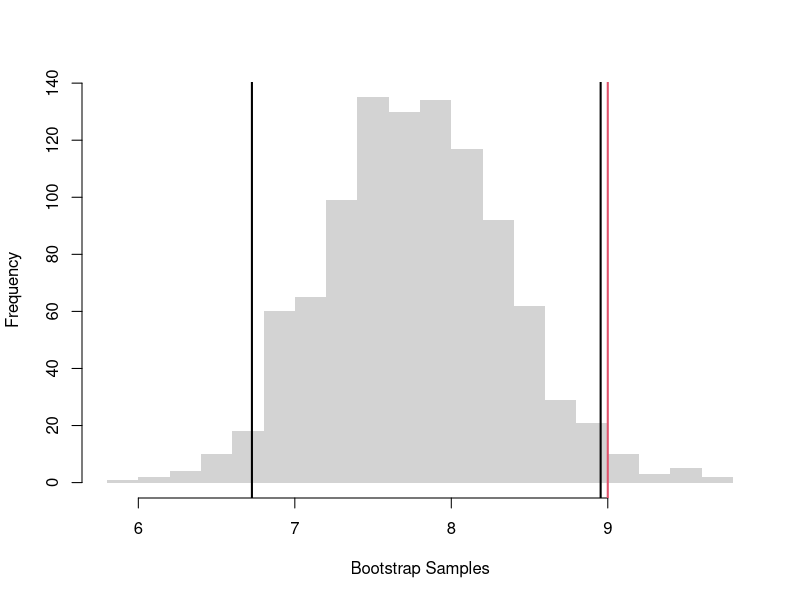
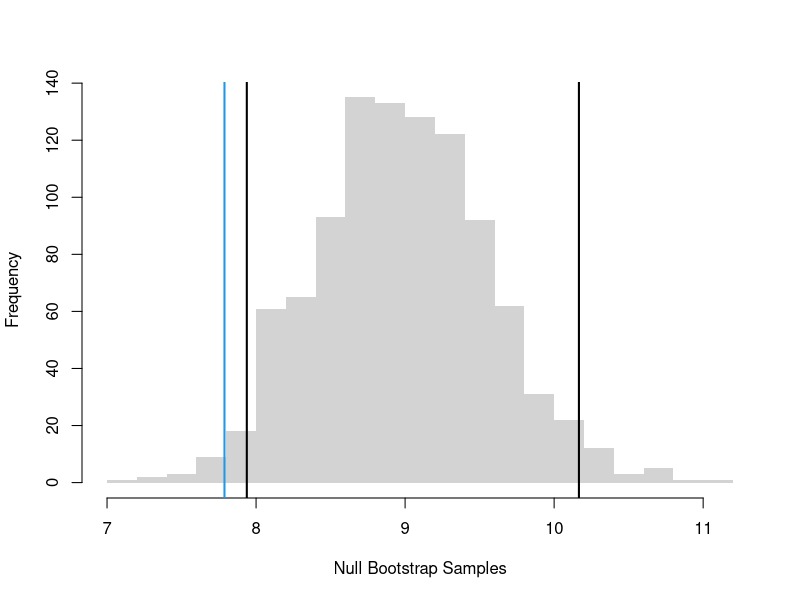
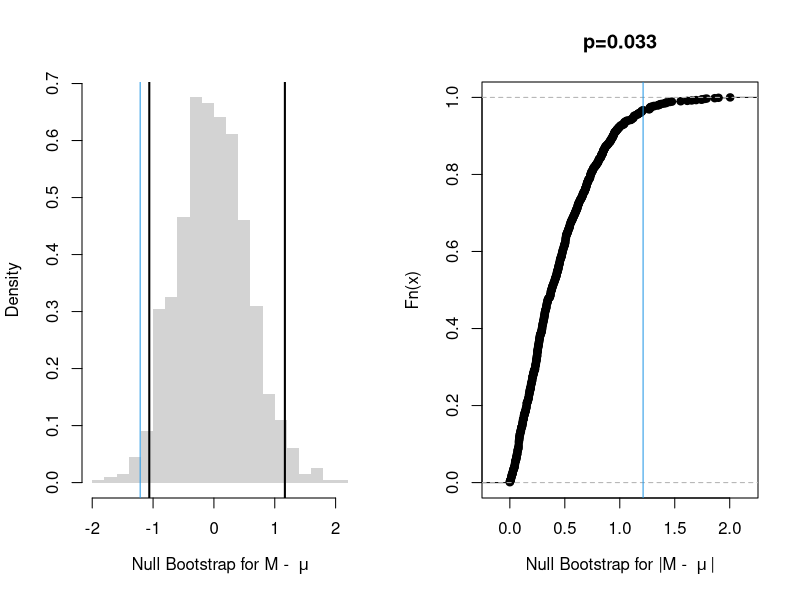
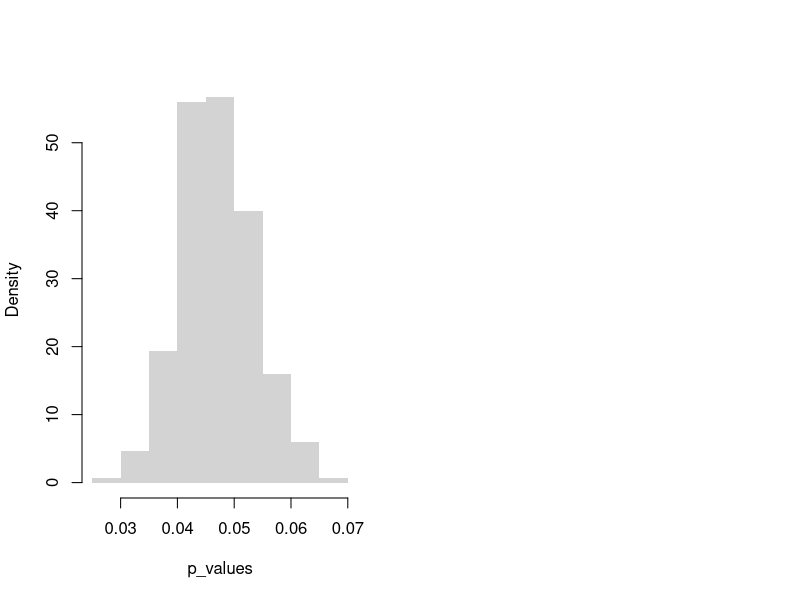
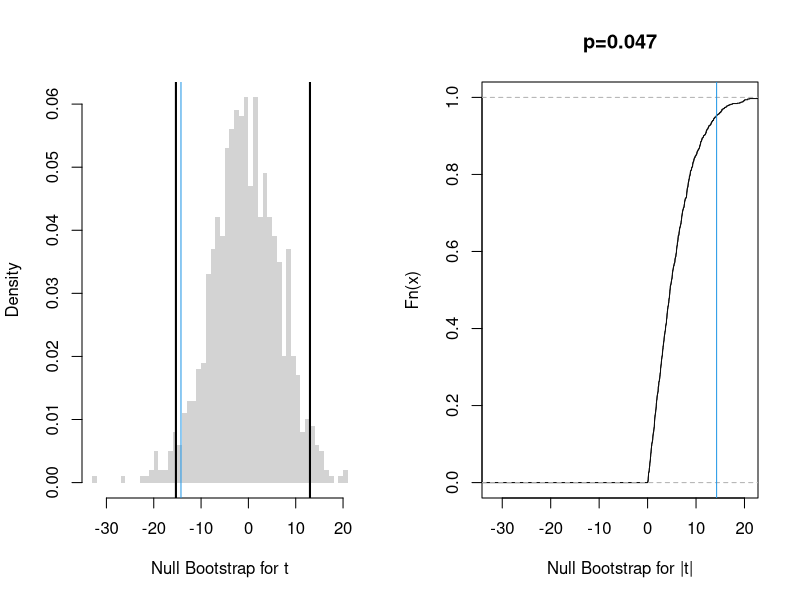
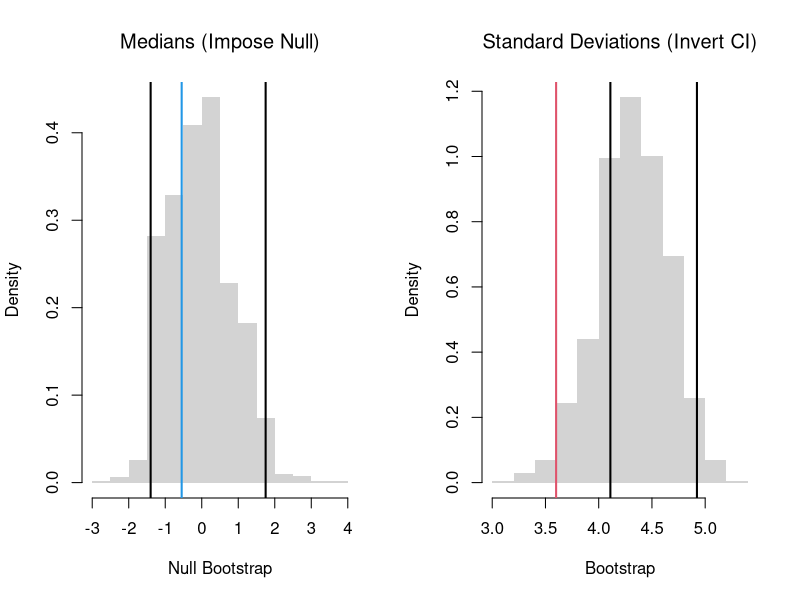
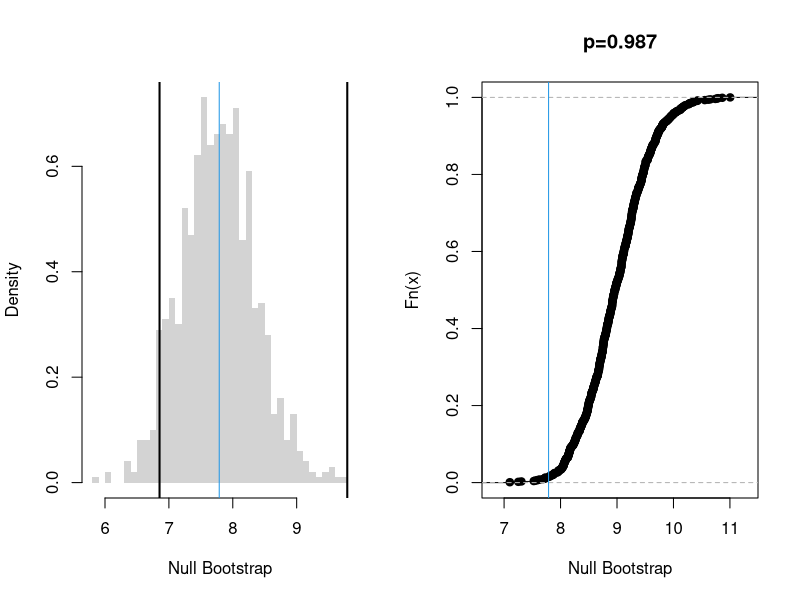

Recreate these plots in R, in order.
## ---- chunk 1
sample_dat <- USArrests[,'Murder']
sample_mean <- mean(sample_dat)

set.seed(1) # to be replicable
bootstrap_means <- vector(length=999)
for(b in seq_along(bootstrap_means)){
    dat_b <- sample(sample_dat, replace=T) 
    mean_b <- mean(dat_b)
    bootstrap_means[b] <- mean_b
}
hist(bootstrap_means, breaks=25,
    border=NA,
    main='',
    xlab='Bootstrap Samples')
# CI
ci_95 <- quantile(bootstrap_means, probs=c(.025, .975))
abline(v=ci_95, lwd=2)
# H0: mean=9
abline(v=9, col=2, lwd=2)
## ---- chunk 2
sample_dat <- USArrests[,'Murder']
sample_mean <- mean(sample_dat)

# Bootstrap NULL: mean=9
# Bootstrap shift: center each bootstrap resample so that the distribution satisfies the null hypothesis on average.
set.seed(1)
mu <- 9
bootstrap_means_null <- vector(length=999)
for(b in seq_along(bootstrap_means_null)){
    dat_b <- sample(sample_dat, replace=T) 
    mean_b <- mean(dat_b) + (mu - sample_mean) # impose the null via Bootstrap shift
    bootstrap_means_null[b] <- mean_b
}
hist(bootstrap_means_null, breaks=25, border=NA,
    main='',
    xlab='Null Bootstrap Samples')
ci_95 <- quantile(bootstrap_means_null, probs=c(.025, .975)) # critical region
abline(v=ci_95, lwd=2)
abline(v=sample_mean, lwd=2, col=4)
## ---- chunk 3
# Two-Sided Test, ALTERNATIVE: mean < 9 or mean >9
mu <- 9

# Visualize Two Sided Prob. & reject region boundary
par(mfrow=c(1,2))
hist(bootstrap_means_null-mu,
    freq=F, breaks=20,
    border=NA,
    main='',
    xlab=expression('Null Bootstrap for M - '~mu))
abline(v=sample_mean-mu, col=4)
ci_95 <- quantile(bootstrap_means_null-mu, probs=c(0.025,.975))
abline(v=ci_95, lwd=2)

# Equivalent Visualization
boot_absval <- abs(bootstrap_means_null-mu)
Fhat_abs0 <- ecdf(boot_absval)
plot(Fhat_abs0,
    main='',
    xlab=expression('Null Bootstrap for |M - '~mu~'|'))
abline(v=abs(sample_mean-mu), col=4)
# with Two Sided Probability
p2 <- 1 - Fhat_abs0( abs(sample_mean-mu) )
title( paste0('p=', round(p2,3)))
## ---- chunk 4
# Purely-Statistical Decision Making 
# via Two Sided Test
if(p2 >.05){
    print('fail to reject the null that mean=9, at the 5% level')
} else {
    print('reject the null that mean=9 in favor of either <9 or >9, at the 5% level')
}
## ---- chunk 5
p_values <- vector(length=300)
for(b2 in seq(p_values)){
    bootstrap_means_null_p <- vector(length=999)
    for(b in seq_along(bootstrap_means_null_p)){
        dat_b <- sample(sample_dat, replace=T) 
        mean_b <- mean(dat_b) + (mu - sample_mean) # impose the null
        bootstrap_means_null_p[b] <- mean_b
    }
    Fhat_abs0 <- ecdf( abs(bootstrap_means_null_p-mu) )
    p2 <- 1- Fhat_abs0( abs(sample_mean-mu) )
    p_values[b2] <- p2
}

hist(p_values, freq=F,
    border=NA, main='')
## ---- chunk 6
# t statistic 
jackknife_means <- vector(length=length(sample_dat))
for(i in seq_along(jackknife_means)){
    jackknife_means[i] <- mean(dat_b[-i])
}
mu <- 9
sample_t <- (sample_mean - mu)/sd(jackknife_means)

# Boostrap Null Distribution
bootstrap_t_null <- vector(length=999)
for(b in seq_along(bootstrap_t_null)){
    dat_b <- sample(sample_dat, replace=T) 
    mean_b <- mean(dat_b) + (mu - sample_mean) # impose the null by recentering
    # Compute t stat using jackknife ses (same as above)
    jackknife_means_b <- vector(length=length(dat_b))
    for(i in seq_along(jackknife_means_b)){
        jackknife_means_b[i] <- mean(dat_b[-i])
    }
    jackknife_se_b <- sd( jackknife_means_b )
    jackknife_t_b <- (mean_b - mu)/jackknife_se_b
    bootstrap_t_null[b] <- jackknife_t_b
}

# Plot the null distribution and CI
par(mfrow=c(1,2))
hist(bootstrap_t_null, border=NA, breaks=50,
    freq=F, main=NA, xlab='Null Bootstrap for t')
abline(v=sample_t, col=4)
ci_95 <- quantile(bootstrap_t_null, probs=c(0.025,0.975) )
abline(v=ci_95, lwd=2)

# Compute the p-value for two-sided test
Fhat0 <- ecdf(abs(bootstrap_t_null))
plot(Fhat0, 
    xlim=range(bootstrap_t_null, sample_t),
    xlab='Null Bootstrap for |t|',
    main='')
abline(v=abs(sample_t), col=4)
p <- 1 - Fhat0( abs(sample_t) )
title( paste0('p=', round(p,3)) )

if(p >.05){
    print('fail to reject the null that mean=9, at the 5% level')
} else {
    print('reject the null that mean=9 in favor of either <9 or >9, at the 5% level')
}
## ---- chunk 7
# Test for Median Differences (Impose the Null)
# Bootstrap Null Distribution for the median
# Each Bootstrap shifts medians so that median = q_null

q_obs <- quantile(sample_dat, probs=.5)
q_null <- 7.8
bootstrap_quantile_null <- vector(length=999)
for(b in seq_along(bootstrap_quantile_null)){
    x_b <- sample(sample_dat, replace=T) #bootstrap sample
    q_b <- quantile(x_b, probs=.5) # median
    d_b <- q_b - (q_obs-q_null) #impose the null
    bootstrap_quantile_null[b] <- d_b 
}

    # Note that you could also standardize like the t value. E.g., 
    # jackknife_quantiles_b <- vector(length=length(dat_b))
    # se_b <- sd(jackknife_quantiles_b)
    # d_b <- d_b/se_b
    
# 2-Sided Test for Medians
hist(bootstrap_quantile_null-q_null, 
    border=NA, freq=F, xlab='Null Bootstrap',
    font.main=1, main='Medians (Impose Null)')
median_ci <- quantile(bootstrap_quantile_null-q_null, probs=c(.025, .975))
abline(v=median_ci, lwd=2)
abline(v=q_obs-q_null, lwd=2, col=4)

# 2-Sided Test for Median Difference
## Null: No Median Difference
1 - ecdf( abs(bootstrap_quantile_null-q_null))( abs(q_obs-q_null) ) 
## ---- chunk 8
# Test for SD Differences (Invert CI)
sd_obs <- sd(sample_dat)
sd_null <- 3.6
bootstrap_sd <- vector(length=999)
for(b in seq_along(bootstrap_sd)){
    x_b <- sample(sample_dat, replace=T)
    sd_b <- sd(x_b)
    bootstrap_sd[b] <- sd_b
}

hist(bootstrap_sd, freq=F,
    border=NA, xlab='Bootstrap', font.main=1,
    main='Standard Deviations (Invert CI)')
sd_ci <- quantile(bootstrap_sd, probs=c(0.25,.975) )
abline(v=sd_ci, lwd=2)
abline(v=sd_null, lwd=2, col=2)


# Try any function!
# IQR(x_b)/median(x_b)
## ---- chunk 9
# ALTERNATIVE: mean > 9
# Visualize One Sided Prob. & reject region boundary
hist(bootstrap_means, border=NA, breaks=50,
    freq=F, main=NA, xlab='Null Bootstrap')
abline(v=sample_mean, col=4)
ci_95 <- quantile(bootstrap_means, probs=c(0.05,1) )
abline(v=ci_95, lwd=2)
## ---- chunk 10
# Right-tail Test, ALTERNATIVE: mean > 9
# Equivalent Visualization with p-value
Fhat0 <- ecdf(bootstrap_means_null) # Look at right tail
plot(Fhat0,
    main='',
    xlab='Null Bootstrap')
abline(v=sample_mean, col=4)
p1 <- 1- Fhat0(sample_mean) #Compute right tail prob: 0.987
title( paste0('p=', round(p1,3)))

if(p1 >.05){
    print('fail to reject the null that mean=9, at the 5% level')
} else {
    print('reject the null that mean=9 in favor of >9, at the 5% level')
}

## ---- chunk 11
# See that the "recentering" matters for two-sided tests
ecdf( abs(bootstrap_means_null-mu) )( abs(sample_mean-mu) )
ecdf( abs(bootstrap_means_null) )( abs(sample_mean) )

# See that the "recentering" doesn't matter for one-sided ones
ecdf( bootstrap_means_null-mu)( sample_mean-mu)
ecdf( bootstrap_means_null )( sample_mean)
